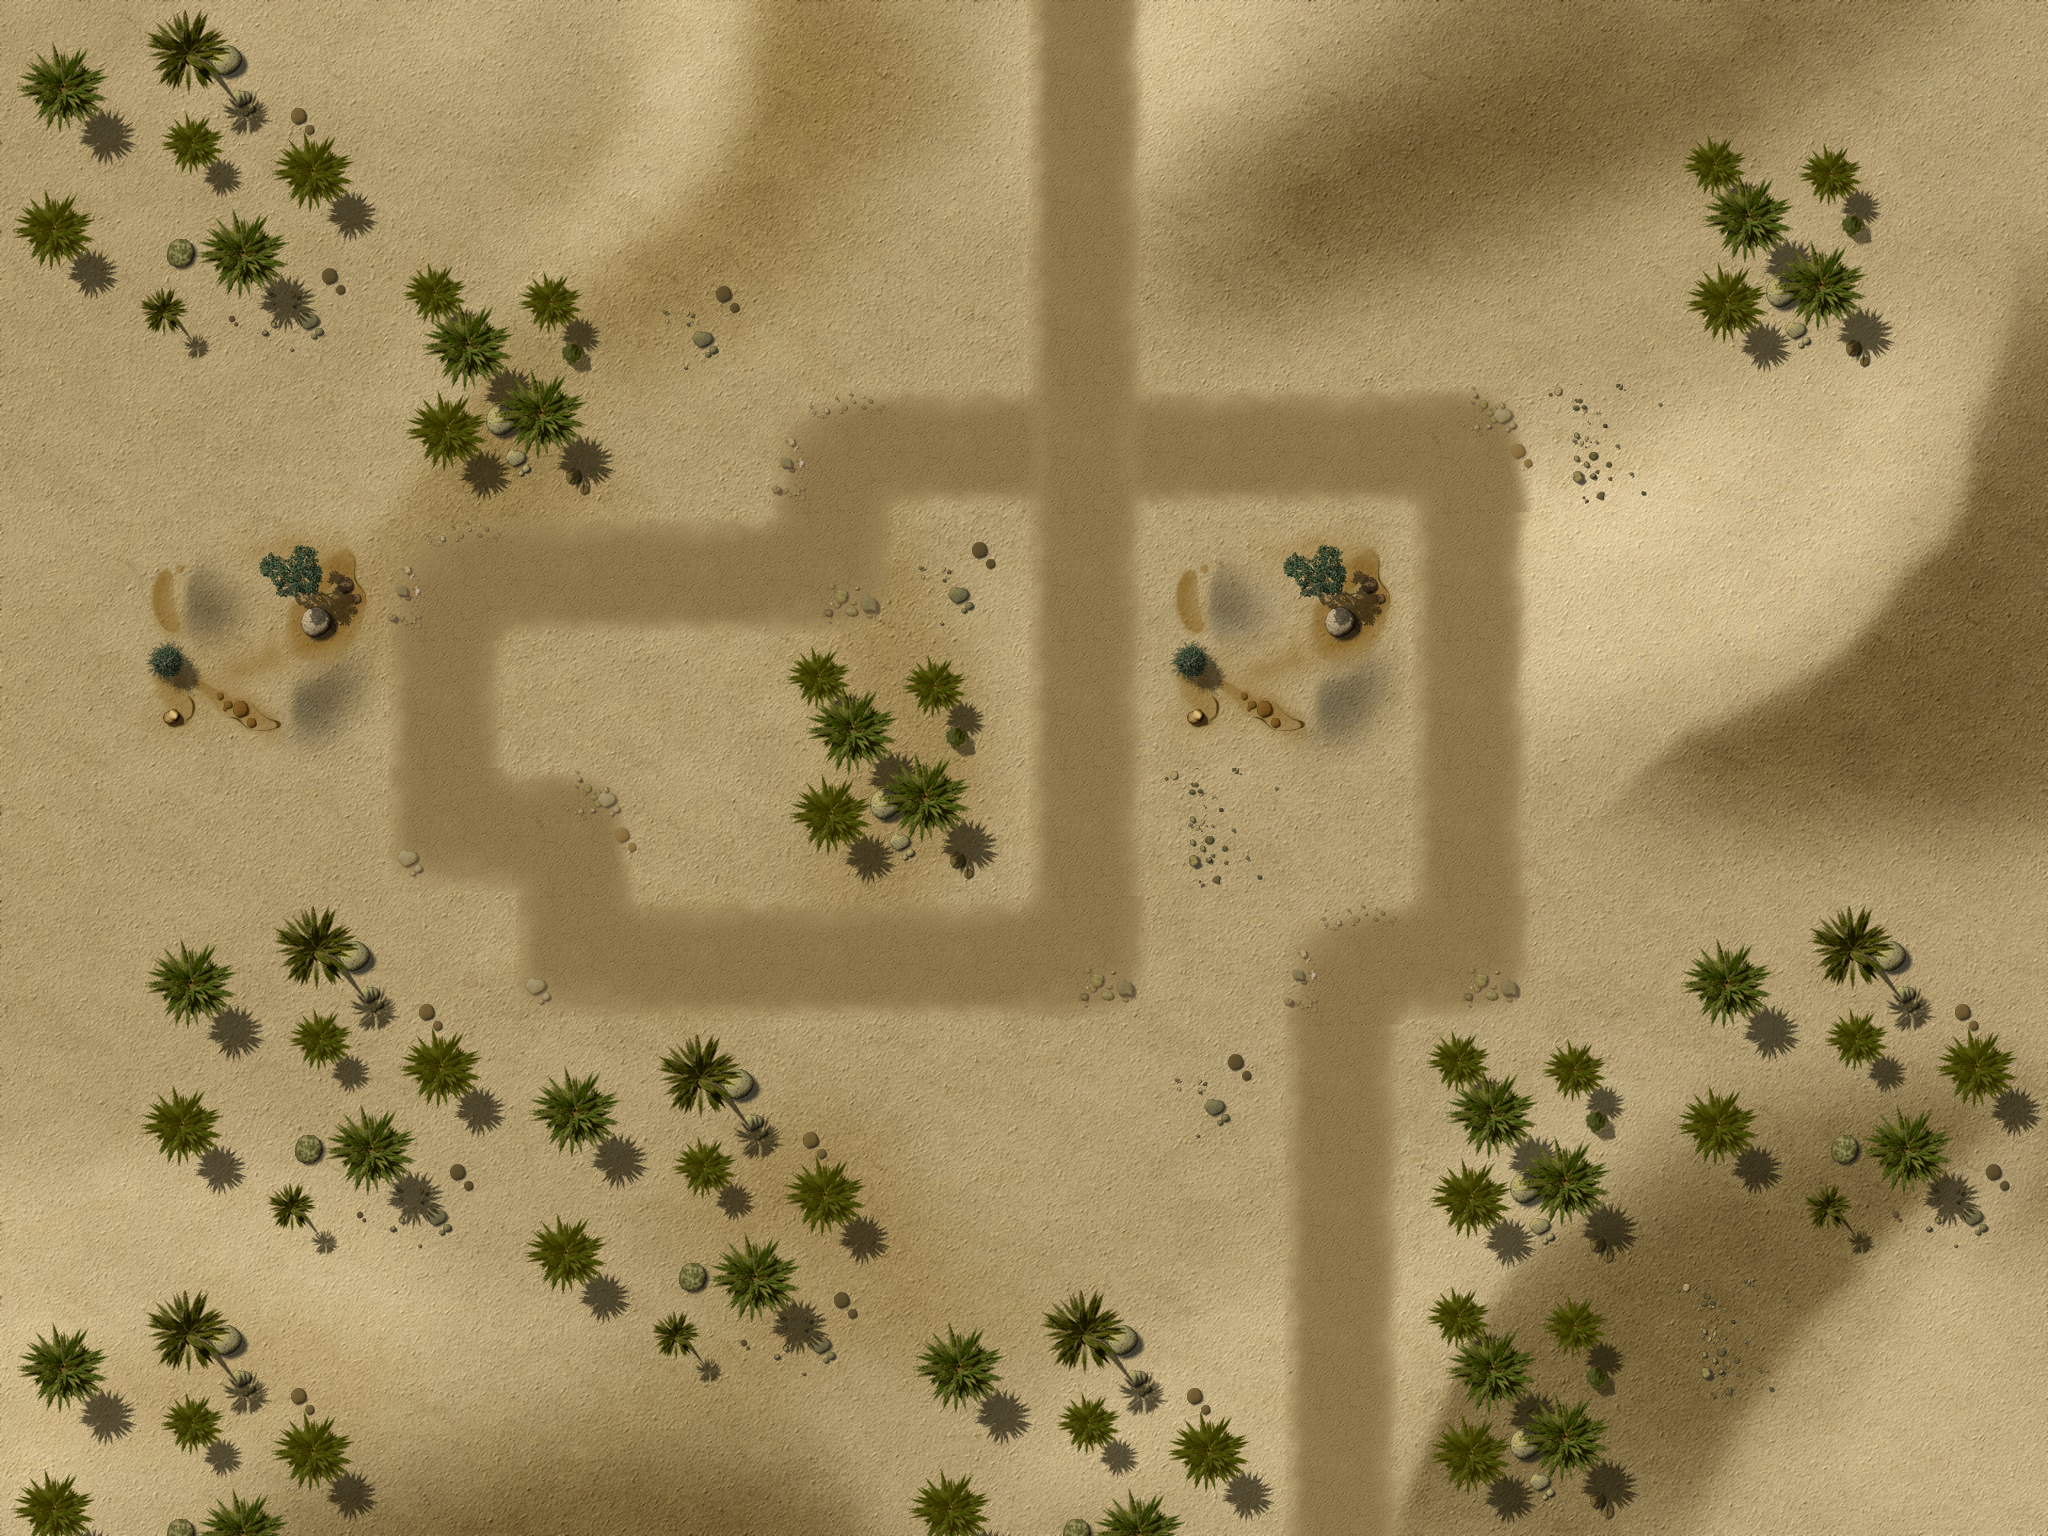

This game map was drawn from its Tiled (.tmx) file and the tilesets committed beside it. A one-line description and the trimmed map source follow:
An orthogonal 16x12 tile map with 128x128 px tiles, 4 tile layers (Ground, Objects1, Objects2, Path), 1 hidden layer not drawn, 3 tilesets and 39 objects.

<map version="1.0" orientation="orthogonal" width="16" height="12" tilewidth="128" tileheight="128">
 <properties>
  <property name="wave01" value="10,10,10,10,10,10,10,10,10,10,10,10,4,10,10,10,1,1,7,1,1,4,4,1,1,1" />
  <property name="wave02" value="10,10,10,10,1,1,1,1,1,10,10,7,1,1,1,10,10,10,10,10,10,10,10,10,10,3,10,10,10,1,1,1,1,1,1,2" />
  <property name="wave03" value="4,4,1,1,1,1,1,7,1,1,10,3,10,10,10,1,1,1,7,1,3,10,10,10,10,10,10,10,10,1,1,1,1,1,4,4,7,3,7,1,1,1" />
  <property name="wave04" value="2,1,1,7,1,7,2,1,1,4,1,4,10,10,10,10,10,10,1,1,1,1,3,1,1,7,4,4,4,1,1,7,3,4,4,4" />
  <property name="wave05" value="5,5,5,1,1,1,1,5,1,1,5,10,3,3,4,4,7,2,4,3,3,1,1,1,7,1,1,4,5,5,5,10,10,10,1,1,1,1" />
  <property name="wave06" value="2,7,4,4,4,4,1,1,1,1,1,3,3,7,11,1,1,1,1,5,5,1,1,1,7,2,6,4,4,3,1,1,1,1,7,10,10,10,10,10,10,10,3" />
  <property name="wave07" value="7,7,7,5,5,5,5,4,10,10,10,10,10,10,10,4,10,10,10,10,10,10" />
  <property name="wave08" value="10,10,10,5,5,5,10,10,10,5,4,5,5,5,7,10,10,10,3,5,7,4,7,3,3,5,5,10,10,10,10" />
  <property name="wave09" value="4,4,4,5,5,5,5,10,10,10,10,10,10,10,10,4,4,4,5,5,10,10,3,5,7,7,5,5,5,5,4,6" />
  <property name="wave10" value="10,10,10,10,10,10,10,10,10,10,3,5,5,7,3,5,5,5,5,3,5,3,3,5,5,10,10,10,10,10,10,100,10,10" />
 <property name="wave11" value="5,5,4,5,4,4,5,5,5,5,10,10,10,4,4,7,6,10,10,10,10,10,10,9,9,9,5,9,8,10,3,5,5,5,7,7,5,5,5,5,2" />
 <property name="wave12" value="10,10,10,10,10,10,10,10,10,10,10,10,10,10,10,9,10,10,6,5,5,5,3,7,7,5,5,4,4,10,10,10,10,10,10,10,10,10,10,10,10,10,10,10,10,10,10,10,10,10,10,5,5,5,5,10,10,10,10,10,10" />
 <property name="wave13" value="2,7,7,5,4,5,4,4,5,5,6,4,4,4,5,4,5,5,5,5,5,5,5,5,5,5,5,5,5,5,5,5,5,5,8,10,10,10,10,5,5,3,5,5,3,3,5,4,4,4" />
 <property name="wave14" value="10,10,10,10,10,10,10,3,10,10,10,3,3,5,5,6,9,5,5,5,11,11,11,10,10,10,10,10,4,4,4,4,5,5,5,10,10,10,10,9,9,6,5,5,4,10,10,10,10" />
 <property name="wave15" value="1,4,4,5,5,3,5,5,5,5,4,5,4,5,4,4,5,4,5,7,5,5,5,5,5,5,5,5,11,11,11,3,3,11,11,5,5,4,7,7,7,7,9,10,10,10,5,6,6" />
<property name="wave16" value="10,10,10,10,10,7,10,10,7,10,10,10,10,7,10,10,10,10,10,10,10,6,5,5,6,5,5,3,3,3,7,7,9,9,8,10,10,10,4,4,4,4" />
 <property name="wave17" value="1,7,5,5,5,7,10,10,10,7,10,10,5,5,7,7,5,5,10,10,10,10,10,7,7,5,5,6,5,5,5,5,5,11,11,11,11,5,4,4,4,4,5,5,5,3,3,7,5,7,5,7,5,3,5,6,5,8" />
<property name="wave18" value="6,3,5,5,5,7,7,7,7,7,5,5,5,4,4,4,7,5,5,5,5,5,7,4,8,5,5,7,8,6,5,5,5,10,10,10,10,5,5,7,9,9,5,5,9,3,4,7,3,9,9,9,9" />
<property name="wave19" value="7,7,7,7,7,7,6,7,7,7,7,7,7,5,5,5,5,5,7,5,5,4,4,4,3,5,5,5,6,3,3,5,5,4,4,4,4,5,5,5,4,5,5,3,3,5,6,5,5,6,5,7,9,9" />
<property name="wave20" value="10,10,10,10,10,10,10,6,10,10,10,7,7,10,10,10,10,101,10,10,3,7,7,10,10,10,8,5,6,5,7,7,4,4,3,5,5,7,3,3,6,5,5,6" />
<property name="wave21" value="11,10,10,10,10,10,11,6,10,10,10,10,10,10,10,10,8,10,10,10,10,10,10,6,10,10,10,10,10,10,10,10,8,10,10,10,10,10,10,10,10" />
<property name="wave22" value="1,5,5,5,10,10,10,5,10,10,10,5,5,5,5,5,5,10,10,10,10,5,6,5,7,7,3,3,3,4,4,4,5,5,4,5,5,7,7,3,3,5,5,5,6,6,8,7,5,5,6,5,5,8,2" />
<property name="wave23" value="1,5,5,5,5,5,5,5,5,5,5,5,6,5,7,3,3,4,4,4,4,5,5,5,11,11,11,11,11,5,5,5,7,7,5,5,5,5,5,5,3,3,5,5,11,11,6,11,7,9,9,10,10,9,9,5,5,6" />
<property name="wave24" value="9,9,9,9,7,7,7,7,7,5,5,5,5,6,5,5,5,4,5,4,6,5,5,5,6,5,5,5,5,5,11,11,11,6,11,11,11,8,5,5,5,3,5,5,5,11,11,6,5,5,8" />
<property name="wave25" value="9,5,5,5,9,5,5,5,5,9,5,5,9,5,5,5,9,6,6,7,7,5,5,5,5,5,4,5,5,8,5,5,5,6,5,5,8,4,4,5,5,7,7,4,4,5,5,5,6,5,7,8,1" />
<property name="wave26" value="2,7,5,5,5,5,4,4,4,5,5,5,9,9,9,9,9,5,5,5,9,9,9,5,5,5,11,11,11,6,11,11,11,6,11,11,11,6,11,11,11,6,3,4,4,4" />
<property name="wave27" value="1,5,7,7,5,5,4,4,5,5,5,5,5,5,5,5,3,3,7,5,5,5,5,5,5,7,7,7,5,5,6,5,5,6,5,5,11,11,11,11,11,11,7,7,8,9,9,9,6,6,5,3,4,3" />
<property name="wave28" value="5,5,5,5,5,4,7,7,7,7,5,5,5,5,5,5,6,5,5,5,5,4,4,7,7,5,11,11,11,11,7,7,7,5,5,5,7,9,4,4,4,3,3,3,4,4,4,6,5,5,5,7" />
<property name="wave29" value="7,7,6,4,4,4,3,5,5,5,7,5,5,5,6,5,5,7,7,7,7,9,9,9,5,5,5,6,9,5,5,4,4,8,5,5,3,3,4,4,6" />
<property name="wave30" value="10,10,10,5,10,10,10,5,10,10,10,10,6,4,4,4,4,7,7,5,3,3,5,5,6,5,5,7,8,10,5,10,10,10,10,10,10,5,10,10,5,10,10,10,10,5,10,10,10,10,7,10,10,7,10,10,102" />
<property name="wave31" value="6,10,10,10,10,10,10,10,10,10,10,10,10,10,10,10,10,10,10,6,5,5,5,6,5,7,3,8,5,3,5,4,4,3,6,10,10,10,10,10,10,10,5,5,5,5,5,5,7,10,10,10,10,3" />
<property name="wave32" value="1,5,5,5,6,5,6,4,4,4,5,5,4,4,6,5,5,10,10,10,10,10,11,11,11,11,8,5,7,7,7,7,7,5,5,7,5,5,4,7,7,7,7,5,5,5,7,7,3,5,5,5,5,5,5,5,8,5,5,6" />
<property name="wave33" value="3,10,10,10,10,10,10,10,4,4,7,4,4,10,10,10,10,4,4,7,10,10,10,6,5,5,7,7,3,3,3,6,5,5,11,11,11,11,8,10,10,10,10,10,10,10,10,7,4,4,5,5,5,5,5" />
<property name="wave34" value="10,10,10,10,10,10,10,10,10,10,10,10,10,10,10,10,10,10,10,10,10,10,10,10,10,10,10,10,10,10,10,10,10,10,10,10,10,10,10,10,10" />
<property name="wave35" value="10,10,10,10,5,10,5,10,5,10,10,10,5,5,5,5,10,10,10,10,5,5,5,10,5,5,11,11,11,3,3,5,5,4,4,5,4,4,5,5,5,5,6,5,5,9,9,9,6,8,5,5,5,5,7,7,3,5,5,8" />
<property name="wave36" value="1,5,5,5,5,5,5,5,6,7,6,4,4,5,5,5,5,5,5,5,6,5,5,8,6,4,4,4,4,4,4,5,7,3,3,5,5,5,5,5,5,5,5,7,7,5,5,5,5,5,5,6,5,5,7,6,5,5,8" />
<property name="wave37" value="10,10,10,10,10,7,10,10,7,10,10,10,5,5,11,11,4,4,4,3,3,5,5,3,3,3,5,5,6,8,5,5,9,9,9,5,7,3,5,9,10,7,10,10,10,10,10,10,10" />
<property name="wave38" value="10,10,10,10,5,5,11,11,11,11,9,9,9,5,5,5,3,5,5,7,7,3,3,4,4,6,7,3,3,3,5,4,4,4,4,4,5,5,5,11,11,11,6,11,11,11,6,11,11,8,10,10,10,10,10,10,10,10,10,10,10,10,10,10,10,10,10,10,10,10,10,10,10,10,10,10,10,10,10,10,10,10,10,10,10,10,10" />
<property name="wave39" value="10,10,10,10,5,10,8,5,5,9,5,5,5,5,11,11,11,9,9,11,11,6,11,11,4,4,4,5,5,7,3,5,4,7,7,7,9,8,6,5,8,5,10,5,10,10,10,5,5,5,5,10,10,10,10,5,5,5,10" />
<property name="wave40" value="9,8,7,9,8,7,5,5,5,5,7,7,7,8,5,5,5,6,7,7,3,3,4,4,4,4,5,5,4,4,4,4,5,5,3,3,6,5,7,7,3,5,7,10,10,10,10,10,10,10,8,5,5,6,3,3,7,5,5,5,103" />
<property name="wave41" value="5,6,5,5,5,6,5,5,5,5,5,5,6,5,5,5,5,5,8,8,5,5,6,10,10,10,10,11,11,11,6,10,10,10,10,3" />
<property name="wave42" value="11,11,11,9,9,11,11,8,11,11,6,5,5,6,5,5,9,9,9,6,8,5,5,5,5,5,4,4,4,7,3" />
<property name="wave43" value="10,10,10,10,9,9,9,10,10,10,8,10,10,10,10,8,10,7,10,3,10,10,10,8,8,10,10,3,8,10,10,10,9,9,10,10,9,9" />
<property name="wave44" value="1,5,5,5,7,3,4,5,4,5,6,5,5,8,8,3,7,4,5,4,5,5,51,8,9,9,9,5,5,6,5,5,5,2" />
<property name="wave45" value="11,11,11,8,9,9,9,5,5,6,6,7,11,11,11,6,10,6,10,10,9,9,7,5,7,5,7,3" />
<property name="wave46" value="4,4,7,10,10,10,5,5,5,5,5,6,6,10,4,6,3,6,4,7,8,5,5,5,6,7,5,5,5,9,9,8,5,5,5,5" />
<property name="wave47" value="8,5,5,5,6,8,5,5,5,6,8,5,5,5,6,7,4,7,4,5,5,5,10,10,10,10,5,5,5,7,7,4,4,7,10,10,10,10" />
<property name="wave48" value="6,7,7,7,7,7,4,5,4,5,4,4,6,5,9,9,8,5,5,5,5,5,9,9,9,6,8,7,5,5,5,7,7,7,7,5,5,5,4" />
<property name="wave49" value="4,5,4,4,7,5,5,5,5,5,5,3,3,5,4,5,5,5,6,5,5,9,9,9,6,8,8,8,5,5,5,7,5,4,4,6,5,5,9,6,8,9,6,8,5,5,6" />
<property name="wave50" value="103,6,6,5,5,5,5,5,6,7,4,4,7,7,7,6,6,3,8,3,7,4,6,4,5,5,8,6,3,3,3,3,5,5,5,7,7,102,8,3,7,4,5,4,5,5,5,103" />
 </properties>
 <tileset firstgid="1" name="ground" tilewidth="128" tileheight="128">
  <image source="tilesWorld1.png" width="2048" height="2048" />
 </tileset>
 <tileset firstgid="257" name="path" tilewidth="128" tileheight="128">
  <image source="path02.png" width="512" height="512" />
 </tileset>
 <tileset firstgid="273" name="ground" tilewidth="2048" tileheight="1536">
  <image source="ground2.jpg" width="2048" height="1536" />
 </tileset>
 <layer name="Ground" width="16" height="12">
  <data>[192 cells, 1 non-empty, 1 distinct tile ids]</data>
 </layer>
 <layer name="Objects1" width="16" height="12">
  <data>[192 cells, 8 non-empty, 4 distinct tile ids]</data>
 </layer>
 <layer name="Objects2" width="16" height="12">
  <data>[192 cells, 76 non-empty, 17 distinct tile ids]</data>
 </layer>
 <objectgroup name="Objects3" width="16" height="12">
  <object gid="211" x="155" y="896" />
  <object gid="211" x="1024" y="1280" />
  <object gid="211" x="512" y="1536" />
  <object gid="211" x="1280" y="256" />
  <object gid="211" x="1148" y="396" />
  <object gid="212" x="1157" y="225" />
  <object gid="212" x="717" y="141" />
  <object gid="212" x="821" y="260" />
  <object gid="215" x="911" y="151" />
  <object gid="215" x="449" y="225" />
  <object gid="215" x="1535" y="120" />
  <object gid="215" x="1792" y="1536" />
  <object gid="215" x="0" y="512" />
  <object gid="212" x="-6" y="1066" />
  <object gid="212" x="1156" y="814" />
  <object gid="214" x="194" y="774" />
 </objectgroup>
 <layer name="Path" width="16" height="12">
  <data>[192 cells, 33 non-empty, 6 distinct tile ids]</data>
 </layer>
 <objectgroup name="Locked" width="16" height="12">
  <object x="2432" y="256" />
  <object x="0" y="0" width="2048" height="256" />
  <object x="0" y="1280" width="2048" height="256" />
  <object x="0" y="256" width="128" height="1024" />
  <object x="1920" y="256" width="128" height="1024" />
  <object x="384" y="1024" width="384" height="256" />
  <object x="1408" y="1024" width="256" height="256" />
  <object x="128" y="896" width="256" height="384" />
  <object x="768" y="1152" width="128" height="128" />
  <object x="1024" y="1152" width="128" height="128" />
  <object x="1664" y="896" width="256" height="256" />
  <object x="1792" y="1152" width="128" height="128" />
  <object x="1280" y="512" width="128" height="128" />
  <object x="1152" y="640" width="128" height="128" />
  <object x="768" y="640" width="256" height="256" />
  <object x="128" y="640" width="128" height="128" />
  <object x="256" y="512" width="128" height="128" />
  <object x="128" y="768" width="128" height="128" />
  <object x="384" y="256" width="256" height="256" />
  <object x="128" y="256" width="128" height="128" />
  <object x="1152" y="256" width="128" height="128" />
  <object x="1664" y="256" width="256" height="128" />
 </objectgroup>
 <objectgroup name="Waypoints" width="16" height="12">
  <object x="0" y="512">
   <polyline points="1089,-613 1083,444 577,445 574,322 451,320 442,68 829,66 829,-71 1468,-64 1470,453 1346,452 1345,1136" />
  </object>
 </objectgroup>
 <layer name="blendAdd" width="16" height="12" visible="0">
  <data>[192 cells, 0 non-empty, 0 distinct tile ids]</data>
 </layer>
</map>
